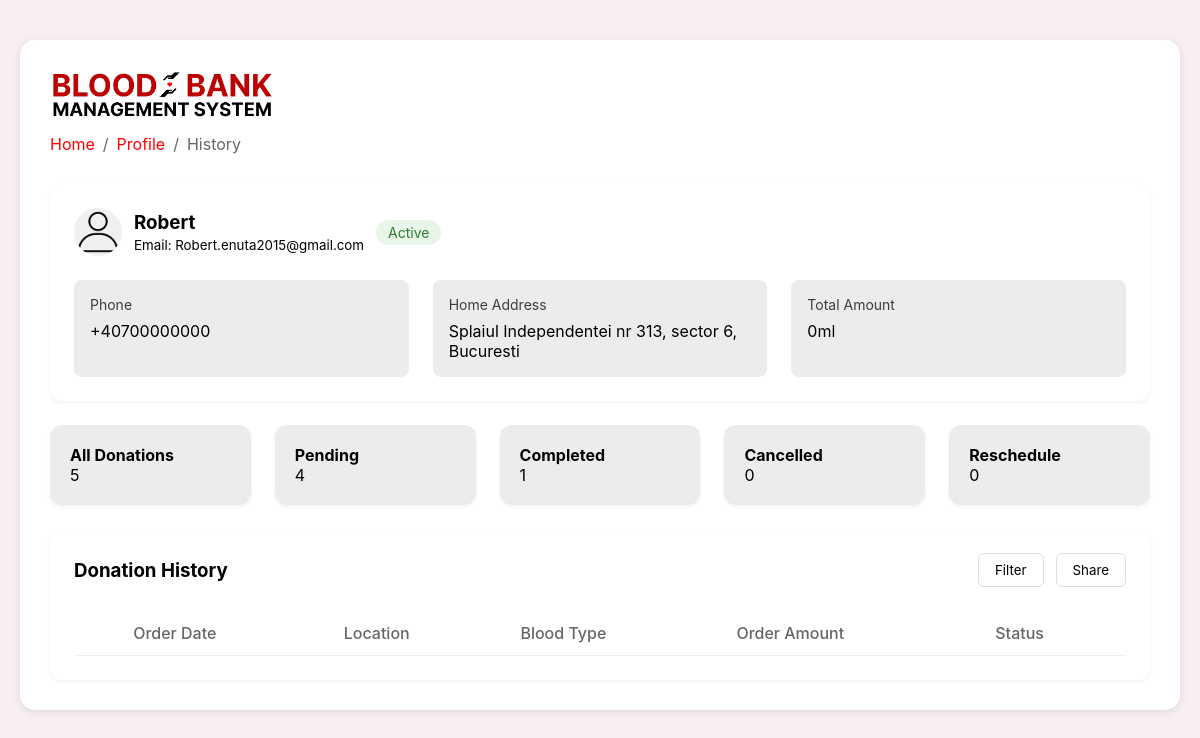
The app's page /donation-history (signed in), older data.
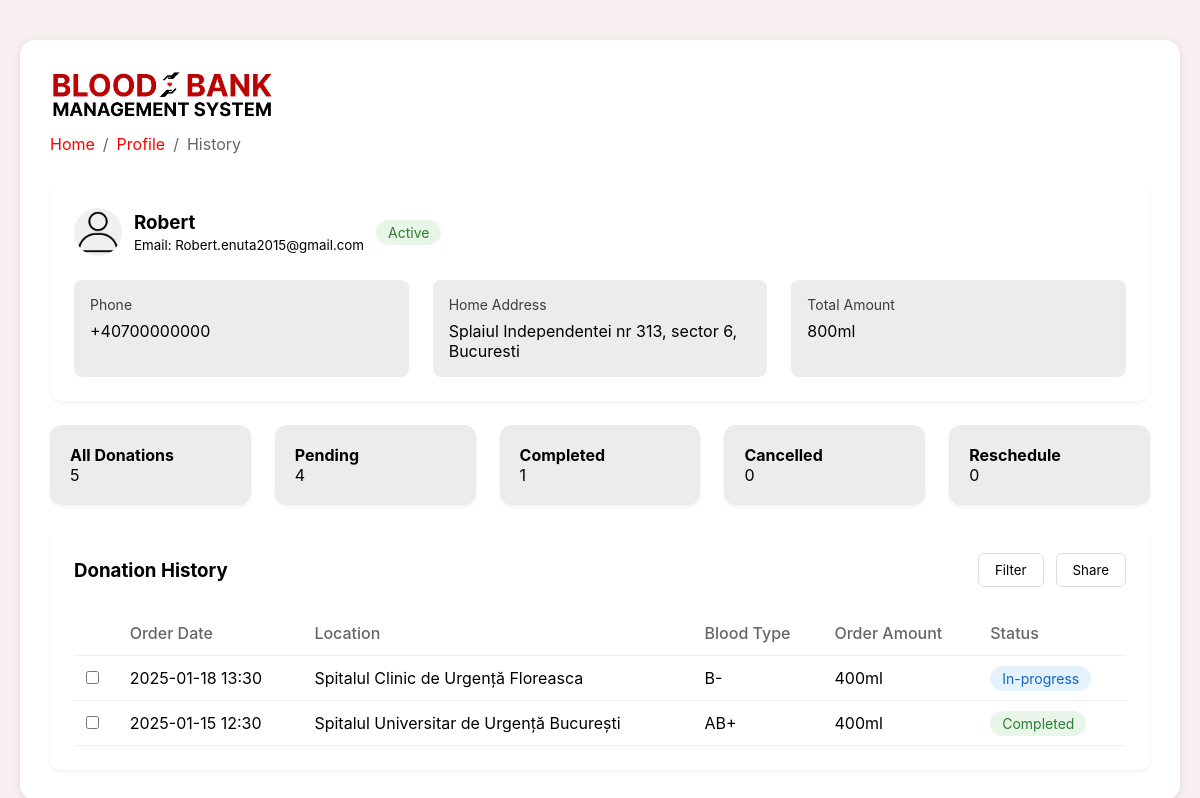
The same page, newer data.
### tables this page shows
CREATE TABLE users (
        id INTEGER PRIMARY KEY AUTOINCREMENT,
        full_name TEXT NOT NULL,
        username TEXT UNIQUE NOT NULL,
        email TEXT UNIQUE NOT NULL,
        password TEXT NOT NULL 
    );

CREATE TABLE appointments (
    appointment_id INTEGER PRIMARY KEY AUTOINCREMENT,
    user_id INTEGER NOT NULL,
    date DATE NOT NULL,
    time TIME NOT NULL,
    hospital_name TEXT NOT NULL,
    blood_type TEXT NOT NULL,
    FOREIGN KEY (user_id) REFERENCES users (id)
    );

### app.py (the view)
@app.route('/donation-history')
def donation_history():
    if 'logged_in' in session:
        user_id = session['user_id']  # Get the logged-in user's ID
        conn = get_db_connection()
        cursor = conn.cursor()
        cursor.execute('''
            SELECT username, email
            FROM users
            WHERE id = ?
        ''', (user_id,))
        user_info = cursor.fetchone()
        cursor.execute('''
            SELECT date, time, hospital_name, blood_type
            FROM appointments
            WHERE user_id = ?
            ORDER BY date DESC
        ''', (user_id,))
        appointments = cursor.fetchall()
        donation_history = []
        statuses = ['Completed', 'In-progress', 'Pending']
        for appointment in appointments:
            donation_history.append({
                'date': appointment['date'],
                'time': appointment['time'],
                'hospital_name': appointment['hospital_name'],
                'blood_type': appointment['blood_type'],
                'order_amount': 400,  # Assuming each donation is 400ml
                'status': random.choice(statuses)  # Random status
            })
        conn.close()
        return render_template('donation-history.html',
                               user_info=user_info,
                               total_amount=len(donation_history) * 400,
                               donation_history=donation_history)
    flash("Please log in to access your donation history.", 'error')
    return redirect(url_for('login'))

### app.py (called while the page is built)
def get_db_connection():
    try:
        conn = sqlite3.connect('database.db')  # Adjust path if necessary
        conn.row_factory = sqlite3.Row  # Enable dictionary-like row access
        return conn
    except sqlite3.Error as e:
        print(f"Error connecting to database: {e}")
        return None

### templates/donation-history.html (shortened to what this page needs)
<!DOCTYPE html>
<html>
<head>
    <link rel="stylesheet" href="{{ url_for('static', filename='css/styles-donation-history.css') }}">
</head>
<body>
  <div class="container">
    <div class="navbar-logo">
      <a href="/">
          <img src="{{ url_for('static', filename='images/logo1.png') }}" alt="Blood Bank Management System Logo">
      </a>
  </div>
    <div class="header">
      <div class="breadcrumb">
            <a href="{{ url_for('index') }}">Home</a> /
          <a href="{{ url_for('gamification') }}">Profile</a> /
          <span>History</span>
      </div>
  </div>
    <div class="donor-info">
      <div class="user-header">
        <div class="user-avatar">
            <img src="{{ url_for('static', filename='images/profile_icon.png') }}" alt="User Icon">
        </div>
        <div>
            <h3>{{ session['username'] }}</h3>
            <small>Email: {{ user_info['email'] }}</small>
        </div>
        <span class="status-badge">Active</span>
    </div>
      <div class="info-grid">
        <div class="info-item">
          <div class="info-label">Phone</div>
          <div>+40700000000</div>
        </div>
        <div class="info-item">
          <div class="info-label">Home Address</div>
          <div>Splaiul Independentei nr 313, sector 6, Bucuresti</div>
        </div>
        <div class="info-item">
          <div class="info-label">Total Amount</div>
          <div>{{ total_amount }}ml</div>
        </div>
      </div>
    </div>
    <div class="stats-grid">
      <div class="stat-card">
        <h4>All Donations</h4>
        <p>5</p>
      </div>
      <div class="stat-card">
        <h4>Pending</h4>
        <p>4</p>
      </div>
      <div class="stat-card">
        <h4>Completed</h4>
        <p>1</p>
      </div>
      <div class="stat-card">
        <h4>Cancelled</h4>
        <p>0</p>
      </div>
      <div class="stat-card">
        <h4>Reschedule</h4>
        <p>0</p>
      </div>
    </div>
    <div class="donation-history">
      <div class="history-header">
        <h3>Donation History</h3>
        <div class="action-buttons">
          <button class="btn">Filter</button>
          <button class="btn">Share</button>
        </div>
      </div>
      <table>
        <thead>
          <tr>
            <th></th>
            <th>Order Date</th>
            <th>Location</th>
            <th>Blood Type</th>
            <th>Order Amount</th>
            <th>Status</th>
          </tr>
        </thead>
        <tbody>
          {% for donation in donation_history %}
          <tr>
            <td><input type="checkbox"></td>
            <td>{{ donation['date'] }} {{ donation['time'] }}</td>
            <td>{{ donation['hospital_name'] }}</td>
            <td>{{ donation['blood_type'] }}</td>
            <td>{{ donation['order_amount'] }}ml</td>
            <td><span class="status {{ donation['status']|lower }}">{{ donation['status'] }}</span></td>
          </tr>
          {% endfor %}
        </tbody>
      </table>
    </div>
  </div>
</body>
</html>

### static/css/styles-donation-history.css (style rules this page uses)
* { margin: 0; padding: 0; box-sizing: border-box; font-family: -apple-system, BlinkMacSystemFont, "Segoe UI", Roboto, sans-serif; }
body { background: #f8f0f0; padding: 20px; }
.container { max-width: 1700px; margin: 0 auto; margin-top: 20px; background: white; padding: 30px; border-radius: 15px; box-shadow: 0 2px 8px rgba(0,0,0,0.1); }
.navbar-logo img { height: 50px; margin-left: -0px; margin-bottom: 10px; }
.header { display: flex; align-items: center; gap: 8px; margin-bottom: 20px; }
.breadcrumb { display: flex; align-items: center; gap: 8px; margin-bottom: 20px; color: #666; margin-bottom: 10px; }
.breadcrumb a { color: #ff0000; text-decoration: none; }
.donor-info { background: white; border-radius: 12px; padding: 24px; margin-bottom: 24px; box-shadow: 0 2px 4px rgba(0,0,0,0.05); }
.user-header { display: flex; align-items: center; gap: 12px; margin-bottom: 24px; }
.user-avatar { width: 48px; height: 48px; background: #f0f0f0; border-radius: 50%; overflow: hidden; }
.user-avatar img { width: 100%; height: 100%; border-radius: 50%; object-fit: cover; }
.status-badge { background: #e8f5e9; color: #2e7d32; padding: 4px 12px; border-radius: 16px; font-size: 14px; }
.info-grid { display: grid; grid-template-columns: repeat(auto-fit, minmax(250px, 1fr)); gap: 24px; }
.info-item { background: rgb(236, 236, 236); padding: 16px; border-radius: 8px; }
.info-label { color: #3d3d3d; font-size: 14px; margin-bottom: 8px; }
.stats-grid { display: grid; grid-template-columns: repeat(auto-fit, minmax(200px, 1fr)); gap: 24px; margin-bottom: 24px; }
.stat-card { background: rgb(236, 236, 236); padding: 20px; border-radius: 12px; box-shadow: 0 2px 4px rgba(0,0,0,0.05); }
.donation-history { background: white; border-radius: 12px; padding: 24px; box-shadow: 0 2px 4px rgba(0,0,0,0.05); }
.history-header { display: flex; justify-content: space-between; align-items: center; margin-bottom: 24px; }
.action-buttons { display: flex; gap: 12px; }
.btn { padding: 8px 16px; border-radius: 6px; border: 1px solid #ddd; background: white; cursor: pointer; }
table { width: 100%; border-collapse: collapse; }
th, td { padding: 12px; text-align: left; border-bottom: 1px solid #eee; }
th { color: #666; font-weight: 500; }
.status { padding: 4px 12px; border-radius: 16px; font-size: 14px; }
.completed { background: #e8f5e9; color: #2e7d32; }
.in-progress { background: #e3f2fd; color: #1565c0; }

Row changes from the older to the newer data that the page shows:
added appointments: date "2025-01-18", time "13:30", hospital_name "Spitalul Clinic de Urgență Floreasca", blood_type "B-", order_amount "400", status "In-progress"
added appointments: date "2025-01-15", time "12:30", hospital_name "Spitalul Universitar de Urgență București", blood_type "AB+", order_amount "400", status "Completed"
Text that changed along with them:
{{ total_amount }}: "0" → "800"
